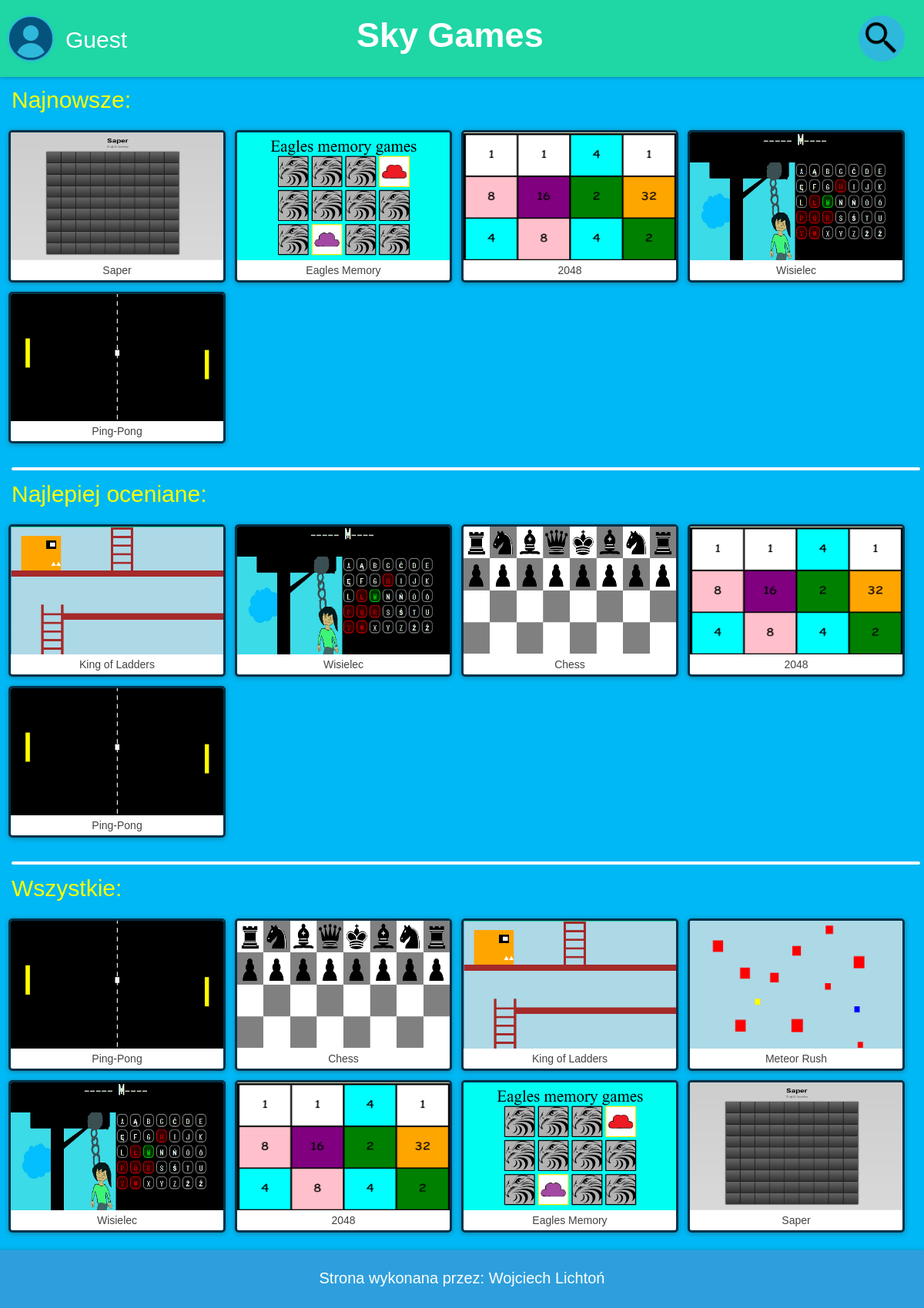
The page / on the database its author committed.
### tables this page shows
CREATE TABLE `games` (
  `game_id` int(11) NOT NULL,
  `title` varchar(30) NOT NULL,
  `preview` varchar(200) NOT NULL,
  `game_src` varchar(200) NOT NULL,
  `addTime` timestamp NOT NULL DEFAULT current_timestamp(),
  `rating` float NOT NULL DEFAULT 0
);

### index.php (the view, shortened to what this page needs)
<?php
    require_once "connect.php";
    try
    {
        $connect = new mysqli($host,$db_user,$db_password,$db_name);
        if($connect->connect_errno!=0)
        {
            throw new Exception(mysqli_connect_errno());
        }
        else
        {
            $resultNewGames = $connect->query("SELECT game_src,title,preview,rating FROM games ORDER BY addTime DESC LIMIT 5");
            $resultTopGames = $connect->query("SELECT game_src,title,preview,rating FROM games ORDER BY rating DESC LIMIT 5");
            $resultAllGames = $connect->query("SELECT game_src,title,preview,rating FROM games");
        }
    }
    catch(Exception $e)
    {
        $_SESSION['iserror'] = "error";
        $_SESSION['error'] = '<div style="font-size: 18px; text-align:center;">Informacja deweloperska:'.$e.'</div>';
        header('Location: error.php');
    }
?>
<!DOCTYPE html>
<html lang="pl">
<head>
    <link href="style.css" rel="stylesheet">
</head>
<body>
    <header id="main-page">
        <a href="index.php"><div id="header-logo">Sky Games</div></a>
        <a id="button-profile" class="buttons" href="login.php"><img src="<?php if(isset($_SESSION['profile_img'])) {echo $_SESSION['profile_img'];} else {echo 'resources/profile.png';} ?>"></a>
        <div id="user-name">
        <?php
            if(isset($_SESSION['logged']))
            {
                echo $_SESSION['nick'];
            }
            else
            {
                echo 'Guest';
            }
        ?>
        </div>
        <a id="button-search" class="buttons"><img src="resources/search.png"></a>
    </header>
    <div class="cloudON" id="div-cloud">
        <section id="section-main">
            <article class="games">
            </article>
            <article class="games">
                <div class="game-category-name">Najnowsze:</div>
                <ul class="game-ul">
                    <?php
                        while($row1 = $resultNewGames->fetch_assoc())
                        {
                            echo '<li><a href='. $row1["game_src"] .'><div class="game-img"><img src='.$row1["preview"].'></div><div class="game-title">'.$row1['title'].'</div></a></li>';
                        }
                    ?>
                </ul>
            </article>
            <hr>
            <article class="games">
            <div class="game-category-name">Najlepiej oceniane:</div>
            <ul class="game-ul">
                    <?php
                        while($row2 = $resultTopGames->fetch_assoc())
                        {
                            echo '<li><a href='. $row2["game_src"] .'><div class="game-img"><img src='.$row2["preview"].'></div><div class="game-title">'.$row2['title'].'</div></a></li>';
                        }
                    ?>
                </ul>
            </article>
            <hr>
            <article class="games">
            <div class="game-category-name">Wszystkie:</div>
            <ul class="game-ul">
                    <?php
                        while($row3 = $resultAllGames->fetch_assoc())
                        {
                            echo '<li><a href='. $row3["game_src"] .'><div class="game-img"><img src='.$row3["preview"].'></div><div class="game-title">'.$row3['title'].'</div></a></li>';
                        }
                    ?>
                </ul>
            </article>
        </section>
    </div>
    <footer>
        <div id="creators">
            Strona wykonana przez: Wojciech Lichtoń
        </div>
    </footer>
</body>
</html>

### style.css (style rules this page uses)
:root { --mainColor--: #006bcf; --headerColor--:#1FD6A5; --buttonsBG--:#2eb9dc; --footerColor--:#00B8F5; }
body { margin:0; padding: 0; font-family: Regular, sans-serif; color: white; background-color: var(--mainColor--); overflow-x: hidden; }
div { margin: 0; padding: 0; text-align: center; }
a { color: white; text-decoration: none; }
.cloudON { background: url(resources/clouds1.png); background: url(resources/clouds1.png) 0 200px, url(resources/clouds2.png) 0 300px, url(resources/clouds3.png) 100px 250px; animation: wind 20s linear infinite; }
header { overflow: hidden; position: relative; background-color: var(--headerColor--); min-height: 80px; padding: 20px 10px 0px 10px; box-shadow: 0px 0px 5px 0px rgba(50, 50, 50, 0.5); }
#header-logo { position: absolute; font-weight: bold; font-size: 45px; float:left; margin-left: calc(50% - 294px / 2); }
#user-name { float: left; margin-top: 15px; font-size: 30px; }
.buttons { display: block; width: 60px; height: 60px; padding: 0; border-radius: 50%; cursor: pointer; float: right; margin-right: 15px; background-color: var(--buttonsBG--); }
#button-profile { float:left; box-shadow: 0px 0px 5px 0px rgba(7, 188, 233, 0.1); padding: 0; }
#button-profile img { width: 100%; border-radius: 50%; height: 100%; }
#button-search img { margin: 4.5px; width: 80%; }
section { min-height: 1000px; width: 1500px; margin: 0 auto; padding-top: 5px; padding-left: 5px; background: linear-gradient(0deg, rgba(0,184,245,1) 20%, rgba(47,165,227,1) 100%); border-left: 3px solid #ffffff; border-right: 3px solid #ffffff; box-shadow: 0px 1px 6px 0px rgba(255, 255, 255, 0.3); }
hr { width: 98%; border: 2px solid white; border-radius: 5px; }
.game-category-name { margin: 5px 0px 0px 10px; text-align: left; font-size: 30px; color: yellow; }
.game-ul { display: flex; list-style: none; padding: 0; flex-wrap: wrap; }
.game-ul li { width: 18.9%; padding: 0.5%; }
.games { padding-top: 1px; padding-bottom: 1px; }
.game-ul li a { position: relative; overflow: hidden; display: block; border: 3px solid #003249; border-radius: 5px; background: #ffffff; text-decoration: none; box-shadow: 0px 1px 6px 0px rgba(50,50,50,0.45); }
.game-img { position: relative; display: block; height: 0; padding-bottom: 60%; }
.game-title { margin: 5px; color: rgb(66, 66, 66); font-size: 14px; text-align: center; }
.game-img img { position: absolute; display: block; width: 100%; height: 100%; image-rendering: auto; border-radius: 0; }
footer { position: relative; width: 100%; min-height: 75px; background-color: #2E9FDC; float: left; text-align: center; box-shadow: 0px 1px 6px 0px rgba(50,50,50,0.45); }
#creators { position: relative; font-size: 20px; top: 25px; }
@media screen and (min-width: 1000px) and (max-width: 1350px) { .game-ul li { width: 23.5%; } }
@media screen and (max-width: 1530px) { #section-main { background: var(--footerColor--); width: 100%; border: 0; } }

### rows shown on the page
games: preview (picture), title "Saper"
games: preview (picture), title "Eagles Memory"
games: preview (picture), title "2048"
games: preview (picture), title "Wisielec"
games: preview (picture), title "Ping-Pong"
games: preview (picture), title "King of Ladders"
games: preview (picture), title "Chess"
games: preview (picture), title "Meteor Rush"
